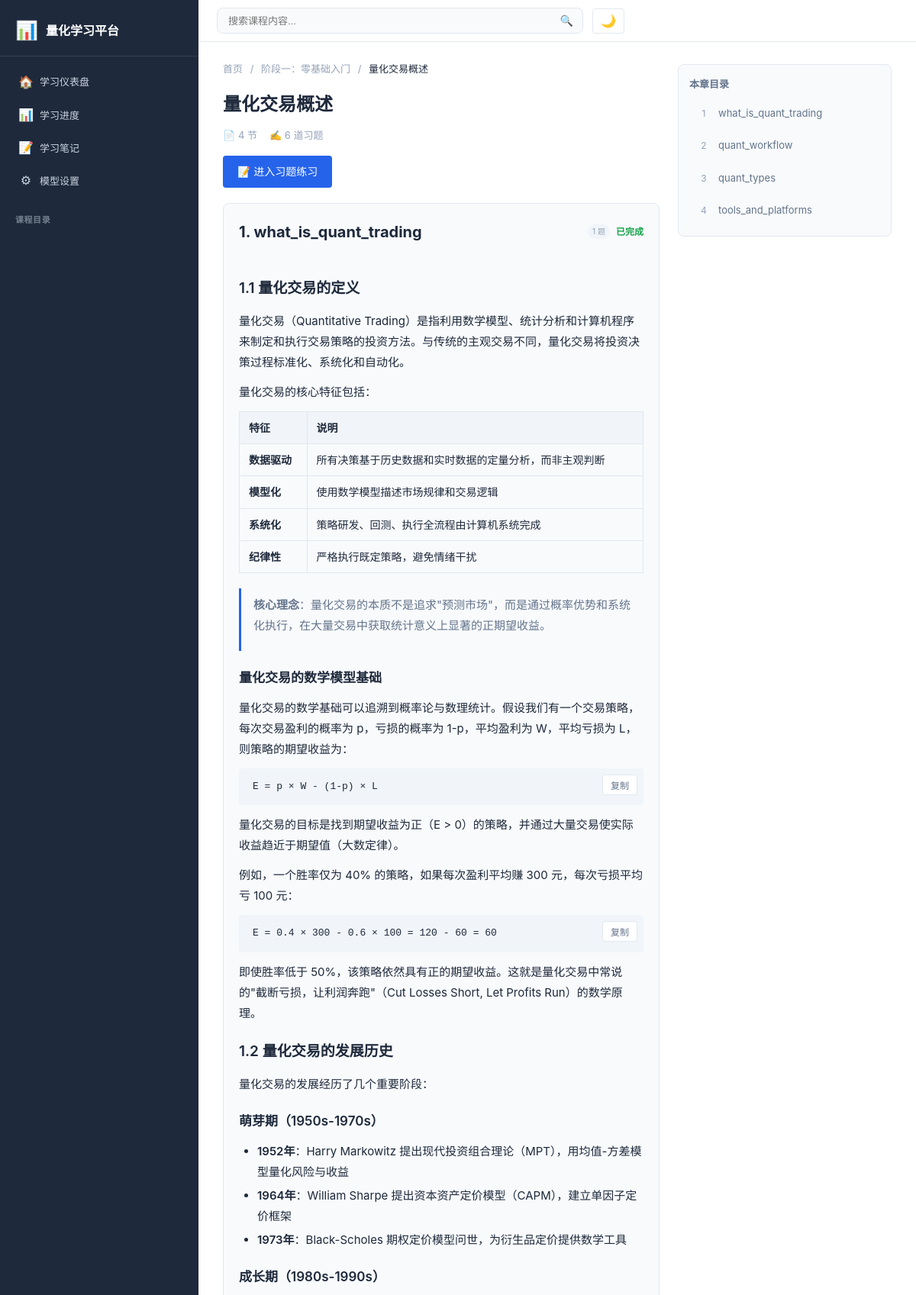
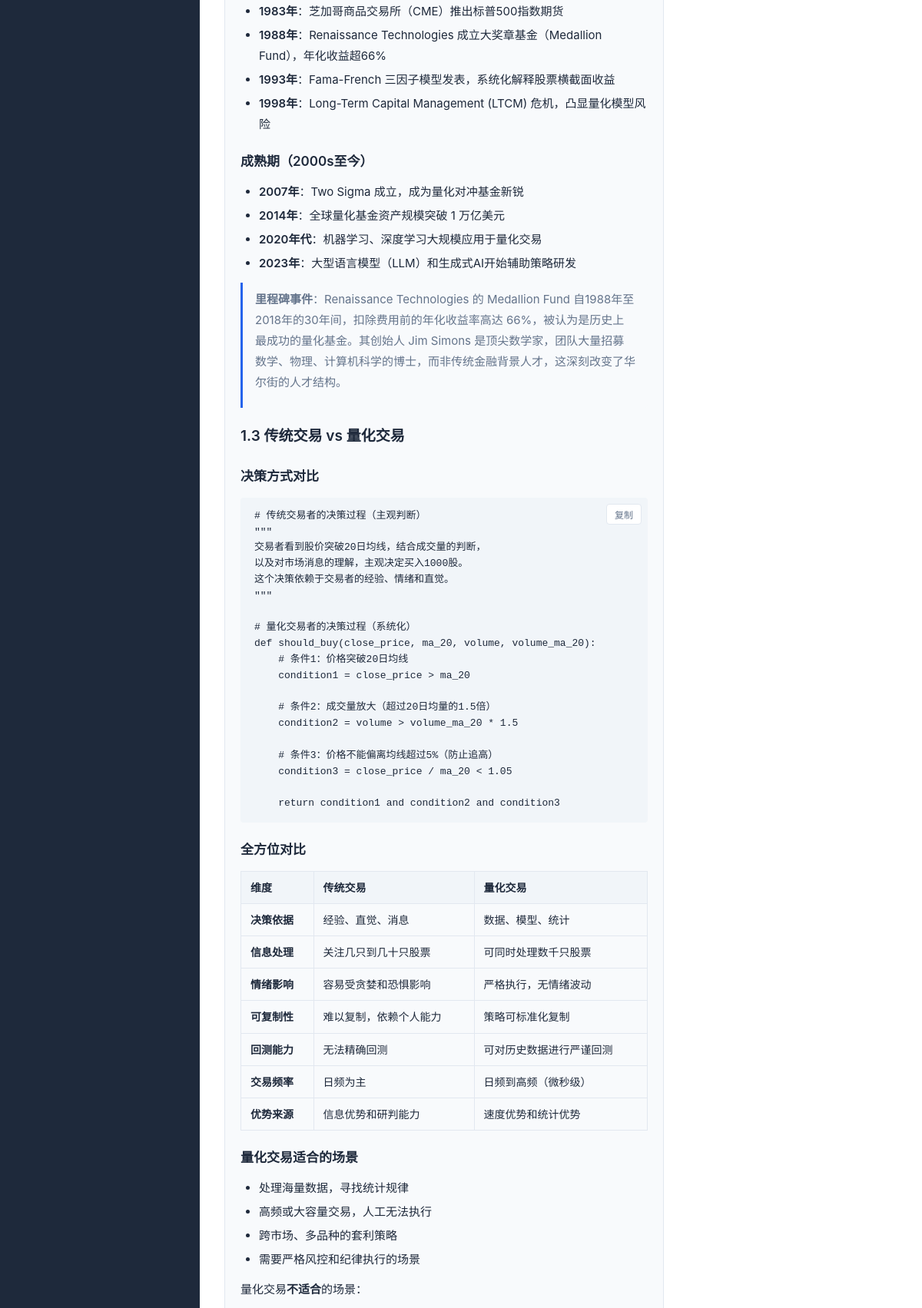
Screenshot of /chapter/ch01 (upper part) with the database file from the repository (2 pictures, top to bottom).
### tables this page shows
CREATE TABLE progress (
            id INTEGER PRIMARY KEY AUTOINCREMENT,
            chapter_id TEXT NOT NULL,
            section_id TEXT NOT NULL,
            completed INTEGER DEFAULT 0,
            score REAL DEFAULT 0,
            last_accessed TEXT DEFAULT (datetime('now','localtime')),
            UNIQUE(chapter_id, section_id)
        );

### routers/content.py (the view)
@router.get("/chapter/{chapter_id}", response_class=HTMLResponse)
async def chapter(request: Request, chapter_id: str):
    chapter_info, phase_info = content_service.get_chapter(chapter_id)
    if not chapter_info:
        return HTMLResponse("Chapter not found", status_code=404)
    prev_id, next_id = content_service.get_prev_next(chapter_id)
    progress_list = get_chapter_progress(chapter_id)
    progress_map = {p["section_id"]: p for p in progress_list}
    bookmarks = get_bookmarks()
    bookmarked_sections = {b["section_id"] for b in bookmarks if b["chapter_id"] == chapter_id}
    sections_with_content = []
    for s in chapter_info["sections"]:
        content = content_service.load_section_content(chapter_info["dir"], s["filename"])
        sections_with_content.append({
            **s,
            "content": content,
            "completed": progress_map.get(s["filename"], {}).get("completed", 0) == 1,
            "score": progress_map.get(s["filename"], {}).get("score", 0),
            "bookmarked": s["filename"] in bookmarked_sections
        })
    return request.app.state.templates.TemplateResponse(request=request, name="chapter.html", context={
        "request": request,
        "phase": phase_info,
        "chapter": chapter_info,
        "sections": sections_with_content,
        "prev_id": prev_id,
        "next_id": next_id,
        "exercises": chapter_info.get("exercises", [])
    })

### templates/chapter.html (shortened to what this page needs)
{% extends "base.html" %}
{% block content_area_class %}content-area-wide{% endblock %}
{% block content %}
<div class="chapter-page-layout">
    <div class="chapter-main">
        <div class="breadcrumb">
            <a href="/">首页</a> <span class="breadcrumb-sep">/</span>
            <span>{{ phase.phase_title }}</span> <span class="breadcrumb-sep">/</span>
            <span class="breadcrumb-current">{{ chapter.title }}</span>
        </div>
        <div class="chapter-header">
            <h1>{{ chapter.title }}</h1>
            <div class="chapter-meta">
                <span class="meta-item">&#x1F4C4; {{ sections|length }} 节</span>
                <span class="meta-item">&#x270D;&#xFE0F; {{ exercises|length }} 道习题</span>
            </div>
            {% if exercises %}
            <a href="/exercise/{{ chapter.id }}" class="btn btn-primary exercise-btn">&#x1F4DD; 进入习题练习</a>
            {% endif %}
        </div>
        <div class="section-content-area">
            {% for s in sections %}
            <section class="chapter-section-card" id="section-{{ loop.index0 }}">
                <div class="chapter-section-header">
                    <h2>{{ loop.index }}. {{ s.title }}</h2>
                    <div class="chapter-section-tools">
                        {% if s.exercise_count > 0 %}
                        <span class="tab-ex-badge">{{ s.exercise_count }} 题</span>
                        {% endif %}
                        <span class="section-state {% if s.completed %}is-complete{% endif %}">
                            {% if s.completed %}已完成{% else %}未完成{% endif %}
                        </span>
                    </div>
                </div>
                <div class="section-body markdown-body annotatable" data-chapter-id="{{ chapter.id }}" data-section-id="{{ s.filename }}">
                    {{ s.content | safe }}
                </div>
            </section>
            {% endfor %}
        </div>
    </div>
    <aside class="chapter-right-toc">
        <div class="chapter-right-card">
            <div class="chapter-right-title">本章目录</div>
            <div class="chapter-right-list">
                {% for s in sections %}
                <a href="#section-{{ loop.index0 }}" class="chapter-right-item" data-section-link="section-{{ loop.index0 }}">
                    <span class="chapter-right-index">{{ loop.index }}</span>
                    <span class="chapter-right-text">{{ s.title }}</span>
                </a>
                {% endfor %}
            </div>
        </div>
    </aside>
</div>
{% endblock %}

### rows the page displays
progress: title "what_is_quant_trading", exercise_count "1", completed "已完成", content "1.1 量化交易的定义 量化交易（Quantitative Trading）是指利用数学模型、统计分析和计算机程序来制定和执行交易策略的投资方法。与传统的主观交易不同，量化交易将投资决策过程标准化、系统化和自动化。 量化交易的核心特征包括： 特征 说明 数据驱动 所有决策基于历史数据和实时数据的定量分析，而非主观判断 模型化 使用数学模型描述市场规律和交易逻辑 系统化 策略研发、回测、执行全流程由计算机系统完成 纪律性 严格执行既定策略，避免情绪干扰 核心理念 ：量化交易的本质不是追求\"预测市场\"，而是通过概率优势和系统化执行，在大量交易中获取统计意义上显著的正期望收益。 量化交易的数学模型基础 量化交易的数学基础可以追溯到概率论与数理统计。假设我们有一个交易策略，每次交易盈利的概率为 p，亏损的概率为 1-p，平均盈利为 W，平均亏损为 L，则策略的期望收益为： E = p × W - (1-p) × L 量化交易的目标是找到期望收益为正（E > 0）的策略，并通过大量交易使实际收益趋近于期望值（大数定律）。 例如，一个胜率仅为 40% 的策略，如果每次盈利平均赚 300 元，每次亏损平均亏 100 元： E = 0.4 × 300 - 0.6 × 100 = 120 - 60 = 60 即使胜率低于 50%，该策略依然具有正的期望收益。这就是量化交易中常说的\"截断亏损，让利润奔跑\"（Cut Losses Short, Let Profits Run）的数学原理。 1.2 量化交易的发展历史 量化交易的发展经历了几个重要阶段： 萌芽期（1950s-1970s） 1952年…"

### other values shown
{{ phase.phase_title }} "阶段一：零基础入门"
{{ chapter.title }} "量化交易概述"
{{ sections|length }} "4"
{{ exercises|length }} "6"
{{ s.title }} "quant_workflow" "quant_types" "tools_and_platforms"
